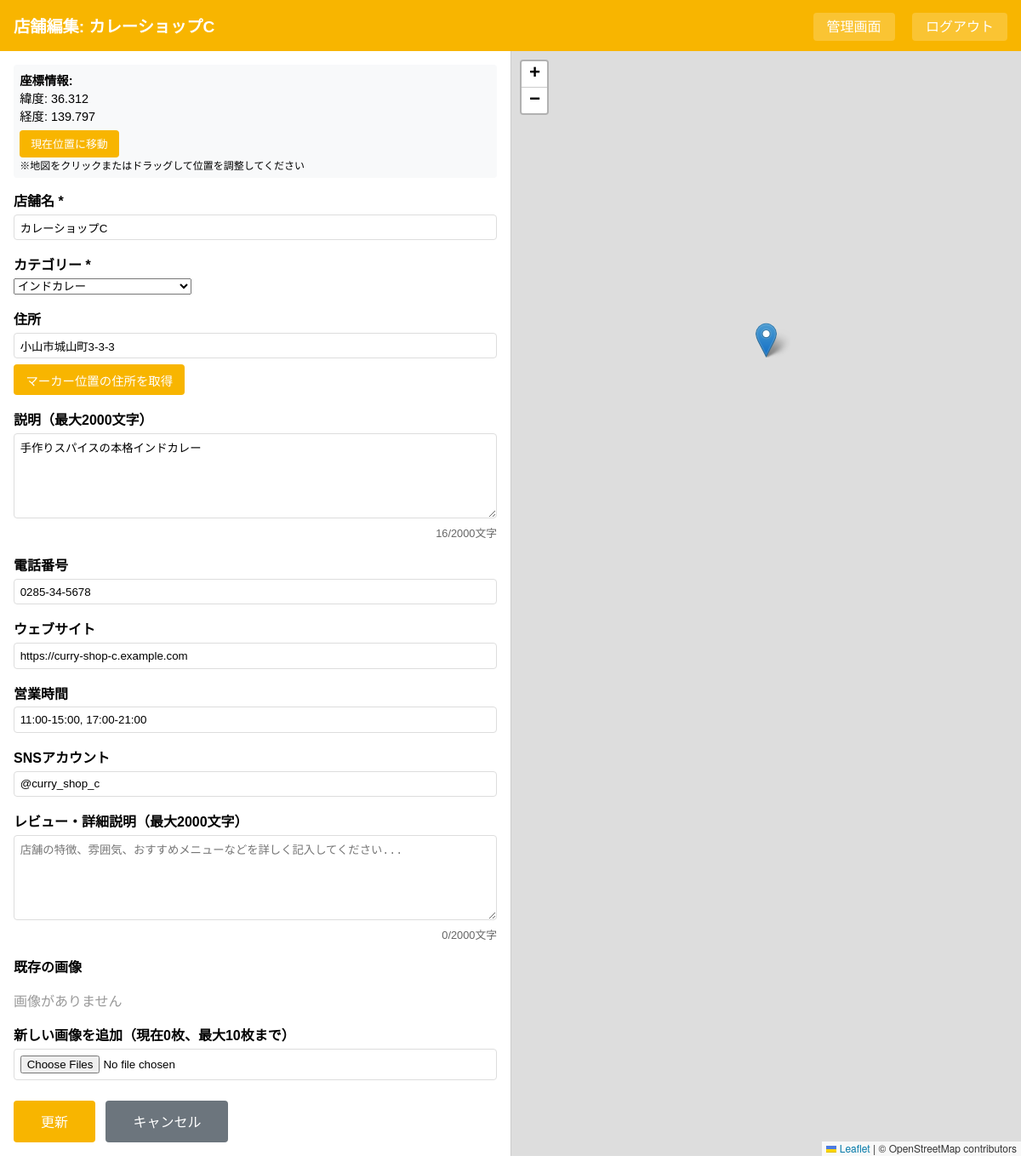
/admin_edit.php?id=3 (signed in), run on the app's committed database.
### tables this page shows
CREATE TABLE facilities (
        id INTEGER PRIMARY KEY AUTOINCREMENT,
        name TEXT NOT NULL,
        lat REAL NOT NULL,
        lng REAL NOT NULL,
        address TEXT,
        description TEXT,
        phone TEXT,
        website TEXT,
        business_hours TEXT,
        sns_account TEXT,
        category TEXT,
        review TEXT,
        updated_at DATETIME DEFAULT CURRENT_TIMESTAMP
    );

### auth_check.php (called while the page is built, shortened)
<?php
function getConfigPath() {
    $searchPaths = [
        __DIR__ . '/../../app_db/oyama_curry_map/config.php',
        __DIR__ . '/../../../app_db/oyama_curry_map/config.php',
        __DIR__ . '/app_db/oyama_curry_map/config.php',
        __DIR__ . '/../app_db/oyama_curry_map/config.php',
    ];
    foreach ($searchPaths as $path) {
        if (file_exists($path)) {
            return $path;
        }
    }
    throw new Exception('Config file not found. Searched paths: ' . implode(', ', $searchPaths));
}
function getConfig() {
    static $config = null;
    if ($config === null) {
        $config = require_once getConfigPath();
    }
    return $config;
}
$config = getConfig();

### admin_edit.php (the view, shortened to what this page needs)
<?php
require_once 'auth_check.php';
$images = [];
$facilityId = isset($_GET['id']) ? intval($_GET['id']) : 0;
$db = getDatabase();
$stmt = $db->prepare('SELECT * FROM facilities WHERE id = :id');
$stmt->bindValue(':id', $facilityId, SQLITE3_INTEGER);
$res = $stmt->execute();
$facility = $res->fetchArray(SQLITE3_ASSOC);
?>
<!DOCTYPE html>
<html lang="ja">
<head>
    <link rel="stylesheet" href="https://unpkg.com/leaflet/dist/leaflet.css" />
    <link rel="stylesheet" href="css/common.css" />
    <link rel="stylesheet" href="css/admin.css" />
</head>
<body>
    <div class="header">
        <h1><?= htmlspecialchars($config['app']['facility_name']) ?>編集: <?= htmlspecialchars($facility['name']) ?></h1>
        <div>
            <a href="admin.php">管理画面</a>
            <a href="?logout=1">ログアウト</a>
        </div>
    </div>
    <div class="container">
        <div class="form-section">
            <form method="POST" enctype="multipart/form-data">
                <div class="coord-info">
                    <strong>座標情報:</strong><br>
                    緯度: <span id="currentLat"><?= htmlspecialchars($facility['lat']) ?></span><br>
                    経度: <span id="currentLng"><?= htmlspecialchars($facility['lng']) ?></span><br>
                    <button type="button" id="getCurrentLocationBtn" style="margin-top:0.5em; padding:0.5em 1em; font-size:0.9em;">現在位置に移動</button><br>
                    <small>※地図をクリックまたはドラッグして位置を調整してください</small>
                </div>
                <div class="form-group">
                    <label for="name"><?= htmlspecialchars($config['app']['field_labels']['name']) ?> *</label>
                    <input type="text" id="name" name="name" required value="<?= htmlspecialchars($facility['name']) ?>">
                </div>
                <div class="form-group">
                    <label for="category"><?= htmlspecialchars($config['app']['field_labels']['category']) ?> *</label>
                    <select id="category" name="category" required>
                        <?php foreach ($config['app']['categories'] as $category): ?>
                            <option value="<?= htmlspecialchars($category) ?>" <?= ($facility['category'] === $category) ? 'selected' : '' ?>><?= htmlspecialchars($category) ?></option>
                        <?php endforeach; ?>
                    </select>
                </div>
                <div class="form-group">
                    <label for="address"><?= htmlspecialchars($config['app']['field_labels']['address']) ?></label>
                    <input type="text" id="address" name="address" value="<?= htmlspecialchars($facility['address']) ?>">
                    <button type="button" id="getAddressBtn" style="margin-top:0.5em; padding:0.5em 1em; font-size:0.9em;">マーカー位置の住所を取得</button>
                </div>
                <div class="form-group">
                    <label for="description"><?= htmlspecialchars($config['app']['field_labels']['description']) ?>（最大2000文字）</label>
                    <textarea id="description" name="description" rows="3" maxlength="2000" placeholder="施設の簡単な説明を入力してください"><?= htmlspecialchars($facility['description'] ?? '') ?></textarea>
                    <div style="font-size:0.8em; color:#666; text-align:right; margin-top:0.3em;">
                        <span id="descriptionCount">0</span>/2000文字
                    </div>
                </div>
                <div class="form-group">
                    <label for="phone"><?= htmlspecialchars($config['app']['field_labels']['phone']) ?></label>
                    <input type="tel" id="phone" name="phone" value="<?= htmlspecialchars($facility['phone'] ?? '') ?>" placeholder="03-1234-5678">
                </div>
                <div class="form-group">
                    <label for="website"><?= htmlspecialchars($config['app']['field_labels']['website']) ?></label>
                    <input type="url" id="website" name="website" value="<?= htmlspecialchars($facility['website'] ?? '') ?>" placeholder="https://example.com">
                </div>
                <div class="form-group">
                    <label for="business_hours"><?= htmlspecialchars($config['app']['field_labels']['business_hours']) ?></label>
                    <input type="text" id="business_hours" name="business_hours" value="<?= htmlspecialchars($facility['business_hours'] ?? '') ?>" placeholder="11:00-21:00">
                </div>
                <div class="form-group">
                    <label for="sns_account"><?= htmlspecialchars($config['app']['field_labels']['sns_account']) ?></label>
                    <input type="text" id="sns_account" name="sns_account" value="<?= htmlspecialchars($facility['sns_account'] ?? '') ?>" placeholder="@example_account">
                </div>
                <div class="form-group">
                    <label for="review"><?= htmlspecialchars($config['app']['field_labels']['review']) ?>（最大2000文字）</label>
                    <textarea id="review" name="review" rows="5" maxlength="2000" placeholder="<?= htmlspecialchars($config['app']['facility_name']) ?>の特徴、雰囲気、おすすめメニューなどを詳しく記入してください..."><?= htmlspecialchars($facility['review'] ?? '') ?></textarea>
                    <div style="font-size:0.8em; color:#666; text-align:right; margin-top:0.3em;">
                        <span id="reviewCount">0</span>/2000文字
                    </div>
                </div>
                <div class="form-group">
                    <label>既存の<?= htmlspecialchars($config['app']['field_labels']['images']) ?></label>
                    <div class="existing-images">
                        <?php if (empty($images)): ?>
                            <p style="color:#999;"><?= htmlspecialchars($config['app']['field_labels']['images']) ?>がありません</p>
                        <?php endif; ?>
                    </div>
                </div>
                <div class="form-group">
                    <label for="new_images">新しい<?= htmlspecialchars($config['app']['field_labels']['images']) ?>を追加（現在<?= count($images) ?>枚、最大10枚まで）</label>
                    <input type="file" id="new_images" name="new_images[]" multiple accept="image/*">
                </div>
                <button type="submit">更新</button>
                <button type="button" class="btn-secondary" onclick="location.href='admin.php'">キャンセル</button>
            </form>
        </div>
        <div class="map-section">
            <div id="map"></div>
        </div>
    </div>
</body>
</html>

### css/common.css (style rules this page uses)
html, body { height: 100%; margin: 0; padding: 0; font-family: sans-serif; box-sizing: border-box; }
.header { display: flex; justify-content: space-between; align-items: center; background: #f8b500; color: #fff; padding: 1em; margin: 0; }
.header h1 { margin: 0; font-size: 1.2em; }
.header a { color: #fff; text-decoration: none; margin-left: 1em; padding: 0.5em 1em; background: rgba(255,255,255,0.2); border-radius: 4px; }
button { padding: 0.8em 2em; background: #f8b500; color: #fff; border: none; border-radius: 4px; cursor: pointer; font-size: 1em; margin-right: 0.5em; }
input[type="text"], input[type="email"], input[type="tel"], input[type="url"], input[type="password"], input[type="number"], input[type="file"], textarea { width: 100%; padding: 0.5em; border: 1px solid #ddd; border-radius: 4px; box-sizing: border-box; }
textarea { resize: vertical; min-height: 100px; }

### css/admin.css (style rules this page uses)
.container { display: grid; grid-template-columns: 1fr 1fr; height: calc(100vh - 80px); }
.form-section { padding: 1em; overflow-y: auto; }
.map-section { border-left: 1px solid #ccc; }
.map-section #map { height: 100%; width: 100%; }
.form-group { margin-bottom: 1em; }
label { display: block; margin-bottom: 0.3em; font-weight: bold; }
.btn-secondary { background: #6c757d; }
.coord-info { background: #f8f9fa; padding: 0.5em; border-radius: 4px; font-size: 0.9em; margin-bottom: 1em; }
.existing-images { margin-bottom: 1em; }

### data on the page
facilities: name "カレーショップC", lat "36.312", lng "139.797", category "インドカレー", address "小山市城山町3-3-3", description "手作りスパイスの本格インドカレー", phone "0285-34-5678", website "https://curry-shop-c.example.com", business_hours "11:00-15:00, 17:00-21:00", sns_account "@curry_shop_c"

### other printed values
$config['app']['facility_name'] "店舗"
$config['app']['field_labels']['name'] "店舗名"
$config['app']['field_labels']['category'] "カテゴリー"
$config['app']['field_labels']['address'] "住所"
$config['app']['field_labels']['description'] "説明"
$config['app']['field_labels']['phone'] "電話番号"
$config['app']['field_labels']['website'] "ウェブサイト"
$config['app']['field_labels']['business_hours'] "営業時間"
$config['app']['field_labels']['sns_account'] "SNSアカウント"
$config['app']['field_labels']['review'] "レビュー・詳細説明"
$config['app']['field_labels']['images'] "画像"
count($images) "0"
